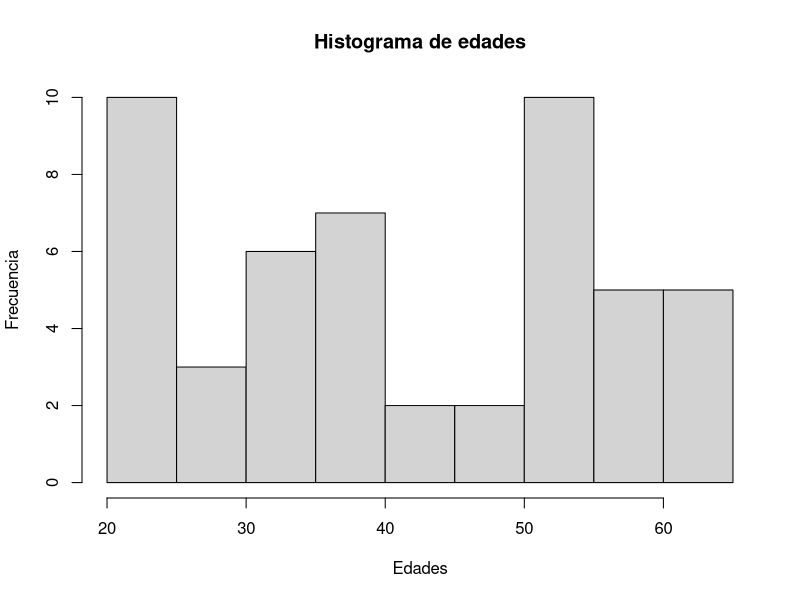
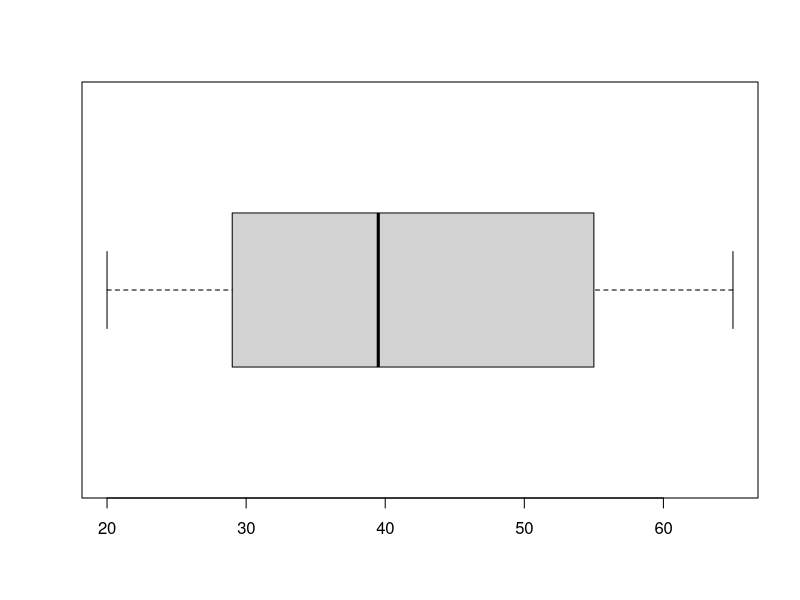

Recreate these plots in R, in order.
## ---- chunk 1
set.seed(2021) # Semilla
## ---- chunk 2

edades <- sample(18:65, 50, replace = TRUE)
edades
## ---- chunk 3
media.edades <- mean(edades)
mediana.edades <- median(edades)

media.edades
mediana.edades

## ---- chunk 4
library(modeest)

moda.edades <- mfv(edades)
moda.edades

## ---- chunk 5
frecuencias.edades <- table(edades)
frecuencias.edades

## ---- chunk 6
max.edades <- max(edades)
min.edades <- min(edades)

max.edades
min.edades

## ---- chunk 7
cuartiles.edades <- quantile(edades, c(0.25, 0.50, 0.75))
cuartiles.edades

## ---- chunk 8
rango.edades <- range(edades)
rango.edades

intervalo <- rango.edades[2] - rango.edades[1]
intervalo
max(edades)-min(edades) 


## ---- chunk 9
hist(edades, main = "Histograma de edades", xlab = "Edades", ylab = "Frecuencia")

## ---- chunk 10
boxplot(edades, horizontal = TRUE)

## ---- chunk 11
resumen <- summary(edades)
resumen


## ---- chunk 12

sueldos <- sample(10000:50000, 500, replace = TRUE)
sueldos
## ---- chunk 13

calificaciones <- sample(70: 100, 100, replace = TRUE)
calificaciones
